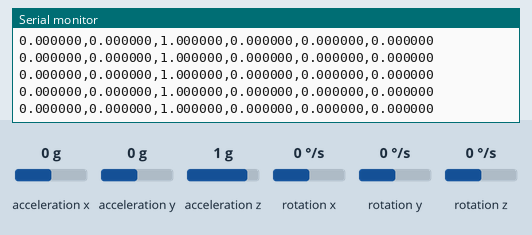
A sketch run on a simulated Arduino Nano 33 BLE. On the bench: the last lines printed to the serial monitor. The inputs (shaded band) are chosen by the test bench; at power-on: acceleration x 0 g, acceleration y 0 g, acceleration z 1 g, rotation x 0 °/s, rotation y 0 °/s, rotation z 0 °/s.

Above: at 1.2 s.
1.3 s: acceleration x set to -1.4 g
At 2.3 s:
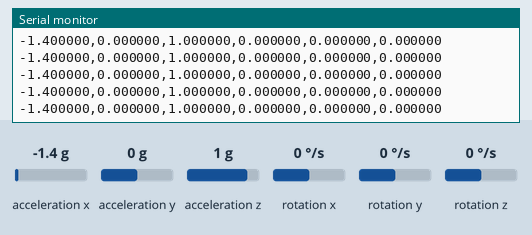
2.8 s: acceleration y set to -1.4 g
At 3.8 s:
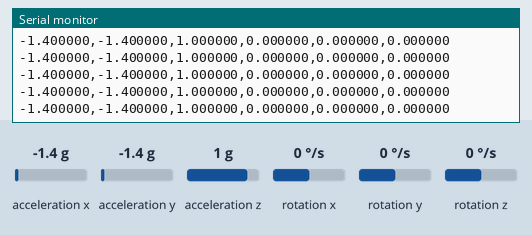
4.3 s: acceleration z set to -1.4 g
At 5.1 s:
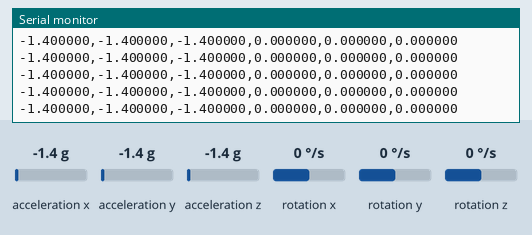
5.8 s: rotation x set to -192 °/s
At 6.9 s:
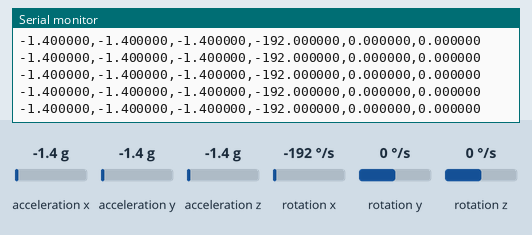
7.3 s: rotation y set to -192 °/s
At 7.8 s:
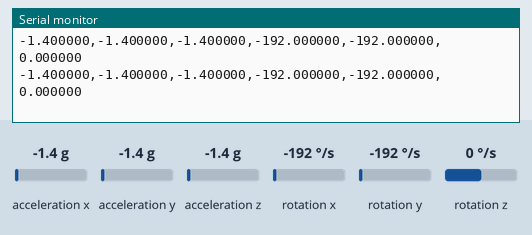

Measured:
- after the input at 1.3 s, the serial monitor: prints a new line at once (image 1)
- after the input at 2.8 s, the serial monitor: prints a new line at once (image 2)
- after the input at 4.3 s, the serial monitor: prints a new line at once (image 3)
- after the input at 5.8 s, the serial monitor: prints a new line at once (image 4)
- after the input at 7.3 s, the serial monitor: prints a new line at once (image 5)

The sketch:

stream_imu.ino
```cpp
#include <Arduino_BMI270_BMM150.h>

const unsigned long SAMPLE_INTERVAL_US = 20000;  // 50 samples per second.
unsigned long previousSampleUs = 0;

void setup() {
  Serial.begin(115200);
  while (!Serial && millis() < 5000) {
  }

  if (!IMU.begin()) {
    Serial.println("ERROR: IMU initialization failed");
    while (true) {
    }
  }

  Serial.println("ax,ay,az,gx,gy,gz");
}

void loop() {
  const unsigned long now = micros();
  if (now - previousSampleUs < SAMPLE_INTERVAL_US) {
    return;
  }
  previousSampleUs = now;

  if (!IMU.accelerationAvailable() || !IMU.gyroscopeAvailable()) {
    return;
  }

  float ax, ay, az;
  float gx, gy, gz;
  IMU.readAcceleration(ax, ay, az);
  IMU.readGyroscope(gx, gy, gz);

  Serial.print(ax, 6);
  Serial.print(',');
  Serial.print(ay, 6);
  Serial.print(',');
  Serial.print(az, 6);
  Serial.print(',');
  Serial.print(gx, 6);
  Serial.print(',');
  Serial.print(gy, 6);
  Serial.print(',');
  Serial.println(gz, 6);
}
```
